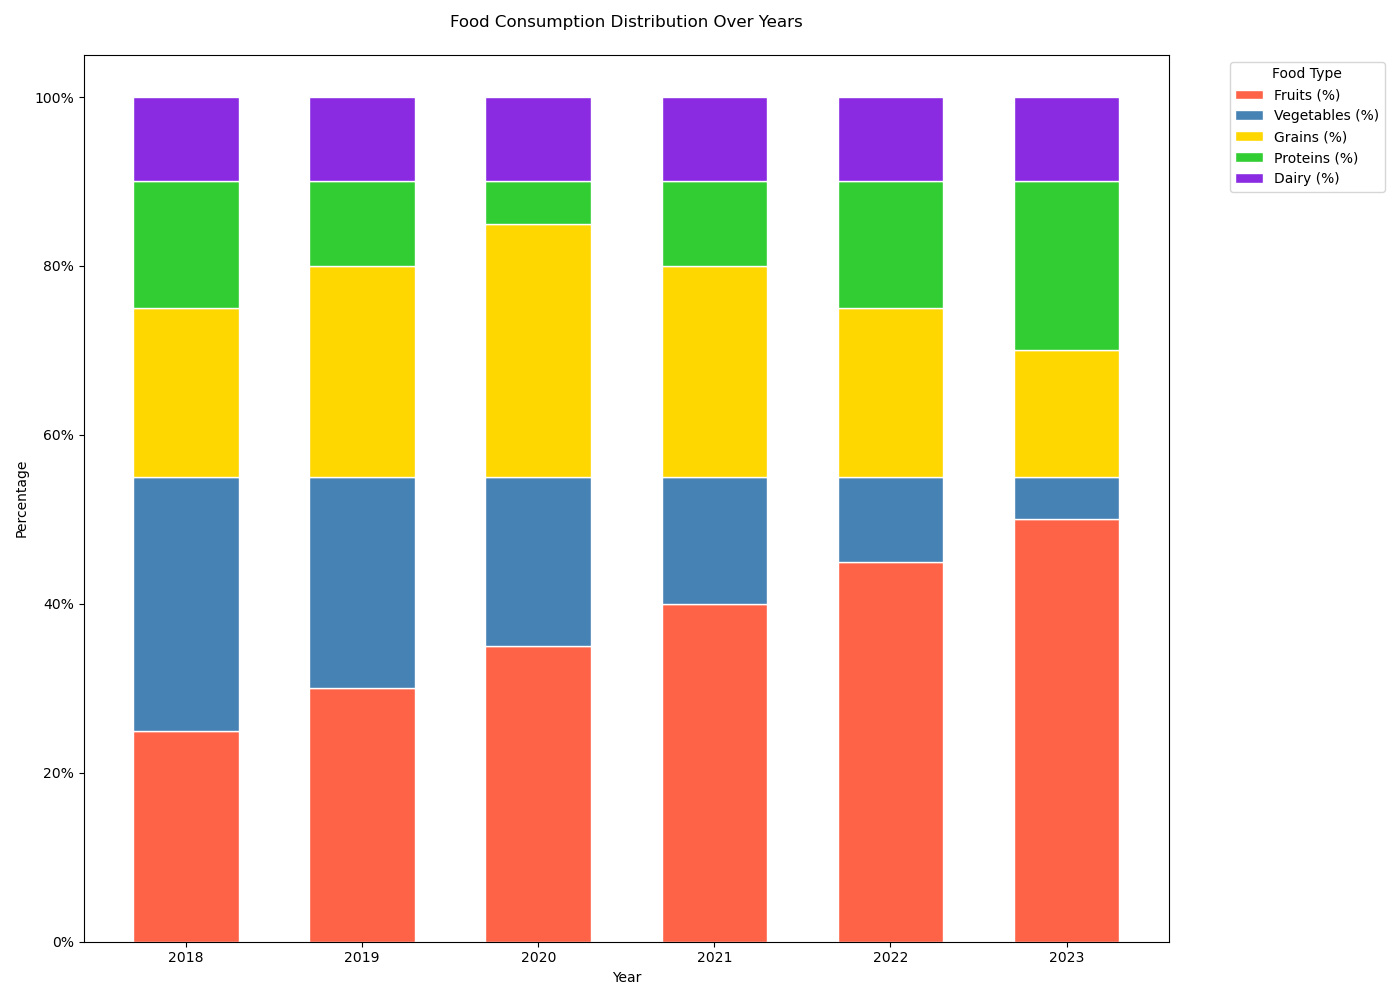

This chart was generated by the following Python code:

import matplotlib.pyplot as plt
import pandas as pd

# Given data
data = [
    {'Year': 2018, 'Fruits (%)': 25, 'Vegetables (%)': 30, 'Grains (%)': 20, 'Proteins (%)': 15, 'Dairy (%)': 10},
    {'Year': 2019, 'Fruits (%)': 30, 'Vegetables (%)': 25, 'Grains (%)': 25, 'Proteins (%)': 10, 'Dairy (%)': 10},
    {'Year': 2020, 'Fruits (%)': 35, 'Vegetables (%)': 20, 'Grains (%)': 30, 'Proteins (%)': 5, 'Dairy (%)': 10},
    {'Year': 2021, 'Fruits (%)': 40, 'Vegetables (%)': 15, 'Grains (%)': 25, 'Proteins (%)': 10, 'Dairy (%)': 10},
    {'Year': 2022, 'Fruits (%)': 45, 'Vegetables (%)': 10, 'Grains (%)': 20, 'Proteins (%)': 15, 'Dairy (%)': 10},
    {'Year': 2023, 'Fruits (%)': 50, 'Vegetables (%)': 5, 'Grains (%)': 15, 'Proteins (%)': 20, 'Dairy (%)': 10}
]

# Convert the dictionary list to a DataFrame
df = pd.DataFrame(data)

# Set the index to 'Year'
df.set_index('Year', inplace=True)

# Calculate the cumulative sum of the percentages to stack them correctly
cumulative_values = df.cumsum(axis=1)

# Create the 100% stacked bar chart using matplotlib
colors = ['#FF6347', '#4682B4', '#FFD700', '#32CD32', '#8A2BE2']  # Custom color codes
fig, ax = plt.subplots(figsize=(14, 10))  # Change the width and height of the chart

bar_width = 0.6  # Adjust the bar width
for i, col in enumerate(df.columns):
    bottom_values = cumulative_values.iloc[:, i-1] if i > 0 else None
    ax.bar(
        df.index,
        df[col],
        bottom=bottom_values,
        color=colors[i],
        edgecolor='white',
        label=col,
        width=bar_width
    )

# Add some customizations
ax.set_xticks(df.index)
ax.set_xticklabels(df.index)
ax.set_xlabel('Year')
ax.set_ylabel('Percentage')
ax.set_title('Food Consumption Distribution Over Years', pad=20)
ax.legend(title='Food Type', bbox_to_anchor=(1.05, 1), loc='upper left')

# Change the y-ticks to percentage
yticks = ax.get_yticks()
ax.set_yticklabels(['{}%'.format(int(y)) for y in yticks])

plt.tight_layout()

# Display the plot
plt.show()
